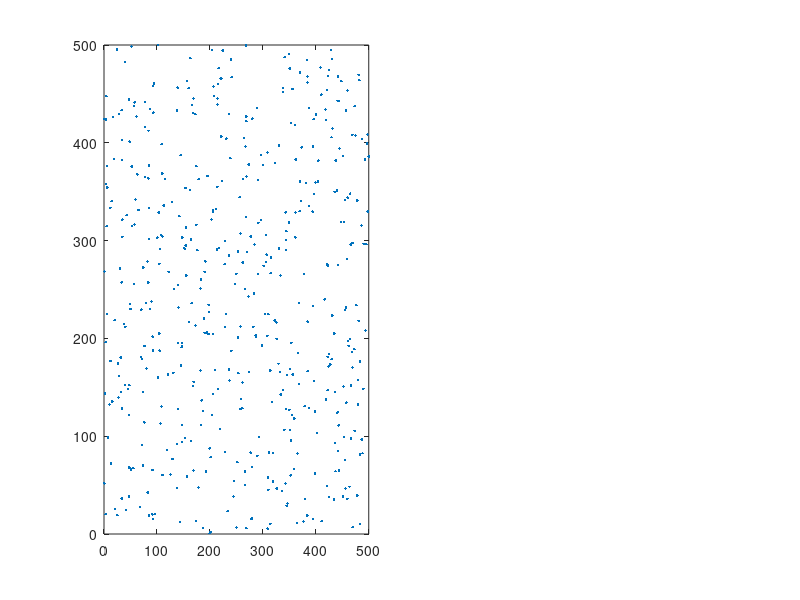

Reproduce this figure in MATLAB. (Note: this script raises an error after producing the figure.)
% function gas()

close all
bdwidth = 5;
topwidth = 40;
set(0, 'units', 'pixels');
scnsize = get(0, 'screensize');
win = [bdwidth, bdwidth, scnsize(3)-2*bdwidth, scnsize(4)-(bdwidth+topwidth)];
figure('position', win);
N = 500;
col = ones(N,1);
row = col';
dt = 0.1;
p = N*rand(N,2);
v = 2*rand(N,1)-1; v = [v, sign(rand(N,1)-0.5).*sqrt(1-v.*v)];
subplot(121);
bld = plot(p(:,1), p(:,2), '.'); set(bld, 'erasemode', 'background'); axis image; 
axis([-1.5 N+1 -1 N+1.5]);
set(gca, 'xtick', [], 'ytick', []);
subplot(122);
t = 0.05:0.1:4; z = zeros(size(t));
hist(sqrt(sum((v.*v)')), t); axis([0 max(t) 0 N]);
axis square
drawnow;
for j=1:1e6
   p = p + dt*v;
   v(p(:,1)<0,1) = -v(p(:,1)<0,1);
   p(p(:,1)<0,1) = -p(p(:,1)<0,1);
   v(p(:,2)<0,2) = -v(p(:,2)<0,2);
   p(p(:,2)<0,2) = -p(p(:,2)<0,2);
   v(p(:,1)>N,1) = -v(p(:,1)>N,1);
   p(p(:,1)>N,1) = 2*N - p(p(:,1)>N,1);
   v(p(:,2)>N,2) = -v(p(:,2)>N,2);
   p(p(:,2)>N,2) = 2*N - p(p(:,2)>N,2);
   dist = (p(:,1)*row - col*p(:,1)').^2 + (p(:,2)*row - col*p(:,2)').^2;
   dist = dist>0 & dist<2*dt^2;
   
%    [ord, ord] = sort(p(:,1)+N*p(:,2));
%    p = p(ord,:); v = v(ord,:);
   d = diff(p(:,1))<dt & diff(p(:,2))<dt;
   if sum(d)>0
      dd = rand(sum(d),1); dd = [dd sqrt(1-dd.^2)];
      if sum(d)>1
         tmp = dd.*(sum(((v(logical([0; d]),:)-v(logical([d; 0]),:)).*dd)')'*ones(1,2)); 
      else
         tmp = dd.*((v(logical([0; d]),:)-v(logical([d; 0]),:)).*dd); 
      end         
      vold = v(logical([0; d]),:);
      v(logical([d; 0]),:) = v(logical([d; 0]),:) + tmp; 
      v(logical([0; d]),:) = vold - tmp;
   end
   if mod(j,100)==0 
      set(bld, 'xdata', p(:,1), 'ydata', p(:,2));
      r = hist(sqrt(sum((v.*v)')), t); bar(t,r); axis([0 max(t) 0 N/5]);
      % title(['average velocity = ' mnum2str(mean(sqrt(sum(v.*v,2))),2,3)]);
      axis square
      drawnow
   end
end
